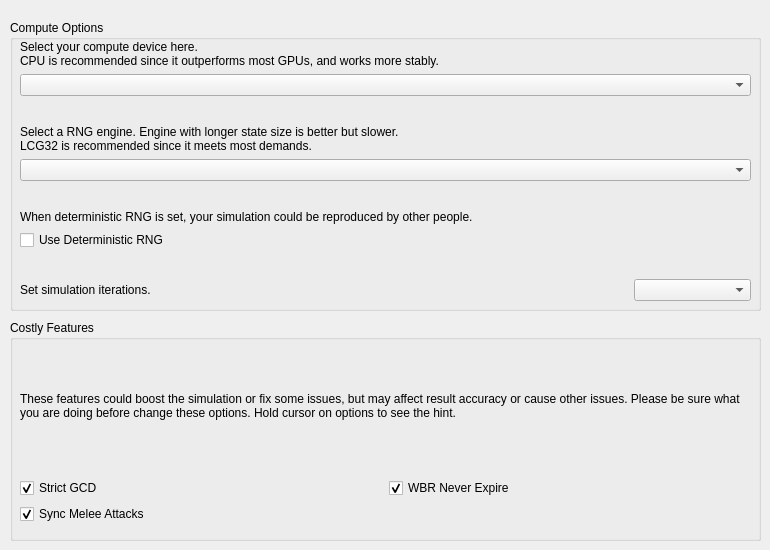
       <widget class="QWidget" name="tabCompute">
        <attribute name="title">
         <string>Compute</string>
        </attribute>
        <widget class="QGroupBox" name="groupBox_9">
         <property name="geometry">
          <rect>
           <x>10</x>
           <y>20</y>
           <width>751</width>
           <height>291</height>
          </rect>
         </property>
         <property name="title">
          <string>Compute Options</string>
         </property>
         <widget class="QWidget" name="layoutWidget">
          <property name="geometry">
           <rect>
            <x>10</x>
            <y>20</y>
            <width>731</width>
            <height>261</height>
           </rect>
          </property>
          <layout class="QVBoxLayout" name="verticalLayout_13">
           <item>
            <widget class="QLabel" name="label">
             <property name="text">
              <string>Select your compute device here.
CPU is recommended since it outperforms most GPUs, and works more stably.</string>
             </property>
             <property name="textFormat">
              <enum>Qt::PlainText</enum>
             </property>
            </widget>
           </item>
           <item>
            <widget class="QComboBox" name="comboDevices">
             <property name="maximumSize">
              <size>
               <width>16777215</width>
               <height>16777215</height>
              </size>
             </property>
             <property name="duplicatesEnabled">
              <bool>true</bool>
             </property>
            </widget>
           </item>
           <item>
            <spacer name="verticalSpacer_2">
             <property name="orientation">
              <enum>Qt::Vertical</enum>
             </property>
             <property name="sizeHint" stdset="0">
              <size>
               <width>20</width>
               <height>13</height>
              </size>
             </property>
            </spacer>
           </item>
           <item>
            <widget class="QLabel" name="label_2">
             <property name="text">
              <string>Select a RNG engine. Engine with longer state size is better but slower.
LCG32 is recommended since it meets most demands.</string>
             </property>
             <property name="textFormat">
              <enum>Qt::PlainText</enum>
             </property>
            </widget>
           </item>
           <item>
            <widget class="QComboBox" name="comboRNG">
             <property name="duplicatesEnabled">
              <bool>true</bool>
             </property>
            </widget>
           </item>
           <item>
            <spacer name="verticalSpacer_3">
             <property name="orientation">
              <enum>Qt::Vertical</enum>
             </property>
             <property name="sizeHint" stdset="0">
              <size>
               <width>20</width>
               <height>13</height>
              </size>
             </property>
            </spacer>
           </item>
           <item>
            <widget class="QLabel" name="label_3">
             <property name="text">
              <string>When deterministic RNG is set, your simulation could be reproduced by other people.</string>
             </property>
             <property name="textFormat">
              <enum>Qt::PlainText</enum>
             </property>
             <property name="wordWrap">
              <bool>true</bool>
             </property>
            </widget>
           </item>
           <item>
            <widget class="QCheckBox" name="checkDeterministic">
             <property name="text">
              <string>Use Deterministic RNG</string>
             </property>
            </widget>
           </item>
           <item>
            <spacer name="verticalSpacer_4">
             <property name="orientation">
              <enum>Qt::Vertical</enum>
             </property>
             <property name="sizeHint" stdset="0">
              <size>
               <width>20</width>
               <height>13</height>
              </size>
             </property>
            </spacer>
           </item>
           <item>
            <layout class="QHBoxLayout" name="horizontalLayout_11">
             <item>
              <widget class="QLabel" name="label_4">
               <property name="sizePolicy">
                <sizepolicy hsizetype="Minimum" vsizetype="Preferred">
                 <horstretch>0</horstretch>
                 <verstretch>0</verstretch>
                </sizepolicy>
               </property>
               <property name="text">
                <string>&lt;html&gt;&lt;head/&gt;&lt;body&gt;&lt;p&gt;Set simulation iterations.&lt;/p&gt;&lt;/body&gt;&lt;/html&gt;</string>
               </property>
              </widget>
             </item>
             <item>
              <widget class="QComboBox" name="comboIterations">
               <property name="maximumSize">
                <size>
                 <width>117</width>
                 <height>16777215</height>
                </size>
               </property>
               <property name="duplicatesEnabled">
                <bool>true</bool>
               </property>
              </widget>
             </item>
            </layout>
           </item>
          </layout>
         </widget>
        </widget>
        <widget class="QGroupBox" name="groupBox_10">
         <property name="geometry">
          <rect>
           <x>10</x>
           <y>320</y>
           <width>751</width>
           <height>221</height>
          </rect>
         </property>
         <property name="title">
          <string>Costly Features</string>
         </property>
         <widget class="QWidget" name="layoutWidget">
          <property name="geometry">
           <rect>
            <x>10</x>
            <y>20</y>
            <width>731</width>
            <height>184</height>
           </rect>
          </property>
          <layout class="QVBoxLayout" name="verticalLayout_15">
           <item>
            <widget class="QLabel" name="label_39">
             <property name="text">
              <string>These features could boost the simulation or fix some issues, but may affect result accuracy or cause other issues. Please be sure what you are doing before change these options. Hold cursor on options to see the hint.</string>
             </property>
             <property name="textFormat">
              <enum>Qt::PlainText</enum>
             </property>
             <property name="wordWrap">
              <bool>true</bool>
             </property>
            </widget>
           </item>
           <item>
            <layout class="QGridLayout" name="gridLayout_2">
             <item row="1" column="0">
              <widget class="QCheckBox" name="checkSyncMelee">
               <property name="toolTip">
                <string>Sync Melee Attacks: Start MH swing and OH swing at the same time. If this option is disabled, the first OH swing will be delayed 0.5 second.
Check this option may significantly boost the simulation when the speed of both weapons are same. But it may be inconsistent with real combats.</string>
               </property>
               <property name="text">
                <string>Sync Melee Attacks</string>
               </property>
               <property name="checked">
                <bool>true</bool>
               </property>
              </widget>
             </item>
             <item row="0" column="0">
              <widget class="QCheckBox" name="checkStrictGCD">
               <property name="toolTip">
                <string>Strict GCD: When general cooldown is up, all actions(i.e. spells off GCD) are locked.
Enable this option could make approx. 30% performance improvement, but may cause minor impacts on behavior.</string>
               </property>
               <property name="text">
                <string>Strict GCD</string>
               </property>
               <property name="checked">
                <bool>true</bool>
               </property>
              </widget>
             </item>
             <item row="0" column="1">
              <widget class="QCheckBox" name="checkWBRNeverExpire">
               <property name="toolTip">
                <string>WBR Never Expire: Worldbreaker's Resolve (trinket from Archimonde) are assumed never expire.
IreCore only simulates Tank-n-Spank combats. It's impossible to stop melee attacks to let the trinket expire in IreCore, unless you are simulating some custom weapons with 6.0+ weapon speed.</string>
               </property>
               <property name="text">
                <string>WBR Never Expire</string>
               </property>
               <property name="checked">
                <bool>true</bool>
               </property>
              </widget>
             </item>
            </layout>
           </item>
          </layout>
         </widget>
        </widget>
       </widget>
